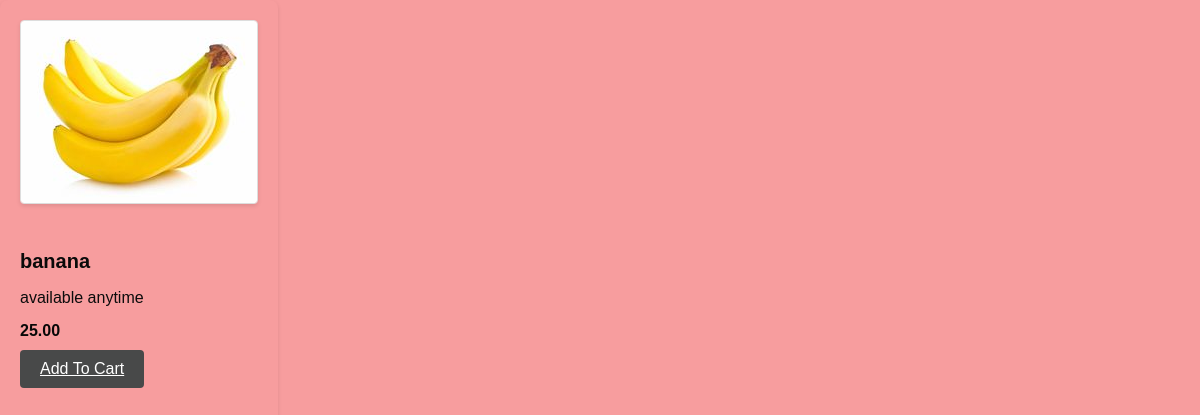
The page /inventory/product/detail2/ on the database its author committed.
### inventory/models.py (models this page shows)
class Product(models.Model):
    name = models.CharField(max_length=32)
    price = models.DecimalField(max_digits=8, decimal_places=2)
    stock = models.PositiveIntegerField()
    image = models.ImageField()
    description = models.TextField()
    date_created = models.DateTimeField(auto_now_add=True)
    date_update = models.DateTimeField(auto_now=True)

### inventory/views.py (the view)
# urls.py: path("product/detail<int:id>/",product_detail_view,name="product_detail_view"),
def product_detail_view(request,id):
    product = Product.objects.get(id = id)
    return render(request,"inventory/product_detail.html",{"product":product})

### templates/inventory/product_detail.html (shortened to what this page needs)
<!DOCTYPE html>
<html lang="en">
<head>
</head>
<body>
</head>
<div class="details">
    <img src="{{product.image.url}}"/>
    <h4 id="title">{{product.name}}</h4>
    <p>{{product.description}}</p>
    <span>{{product.price}}</span>
    <button id="btn"> <a href="{% url 'cart_list' %}" class="cart_list">Add To Cart</a></button>
</div>
</html>

### templates/inventory/product_detail.html (style rules this page uses)
body { font-family: Arial, sans-serif; background-color: #f79d9e; margin: 0; padding: 0; display: flex; height: 100vh; }
.details { background-color: #f79d9e; border-radius: 8px; padding: 20px; box-shadow: 0 2px 4px rgba(0, 0, 0, 0.1); }
#title { color: #0A0A0A; margin-bottom: 10px; font-size: 20px; text-align: left; }
img { max-width: 100%; height: auto; margin-bottom: 15px; border: 1px solid #ddd; border-radius: 4px; box-shadow: 0 2px 4px rgba(0, 0, 0, 0.1); }
p { color: #0c0c0c; margin-bottom: 15px; }
span { font-weight: bold; color: #080808; display: block; margin-bottom: 10px; }
#btn { background-color: #484949; color: rgb(253, 247, 247); border: none; padding: 10px 20px; border-radius: 4px; cursor: pointer; transition: background-color 0.3s ease; }
.cart_list { color: white; font-size: 1.2em; }

### rows shown on the page
Product: image (picture), name "banana", description "available anytime", price "25.00"
